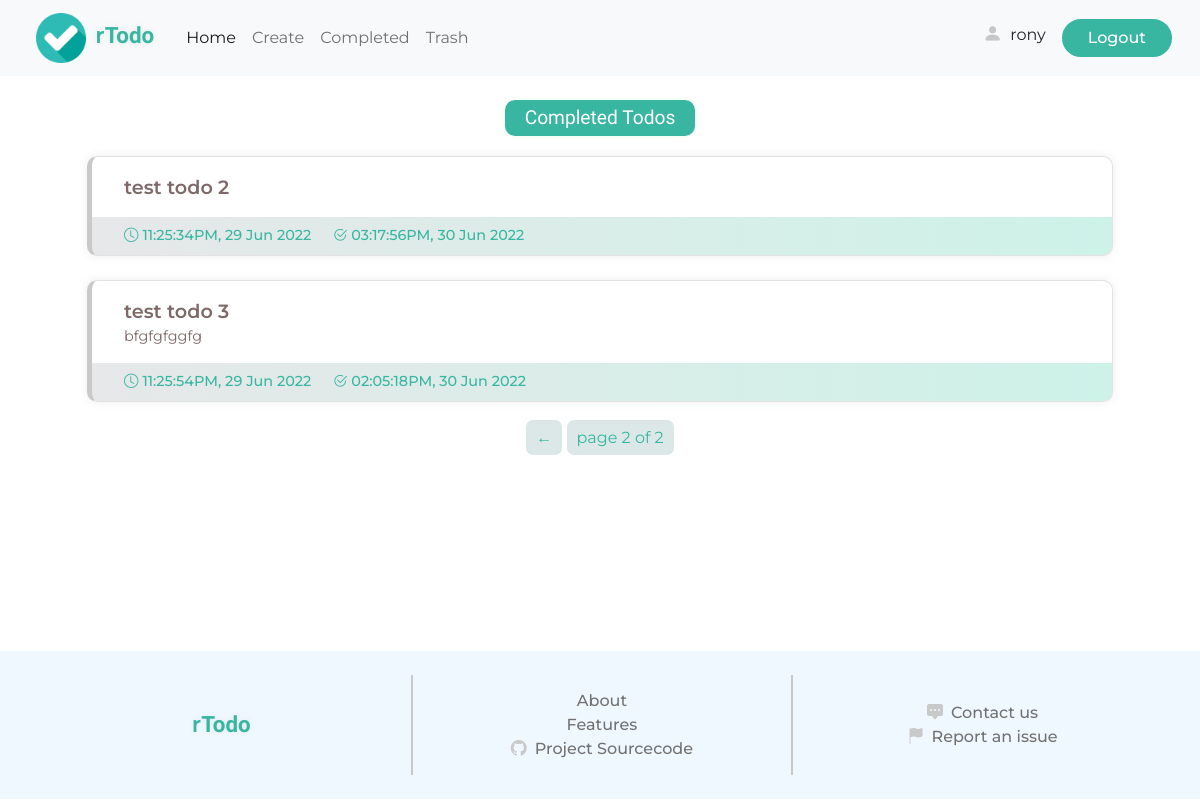
Page /completed/?page=2 (signed in) on the committed database.
### todo/models.py (models this page shows, shortened)
class Todo(models.Model):
    user = models.ForeignKey(User, on_delete=models.CASCADE)
    title = models.CharField(max_length=100)
    description = models.CharField(max_length=250, blank=True, null=True)
    added = models.DateTimeField(auto_now_add=True)
    completed = models.DateTimeField(blank=True, null=True)
    important = models.BooleanField(default=False)
    complete = models.BooleanField(default=False)
    trashed = models.BooleanField(default=False)

### todo/views.py (the view)
# urls.py: path('completed/', views.completed_todo, name="completed"),
def completed_todo(request):
    context = {}
    todos = Todo.objects.filter(user=request.user, complete=True).order_by('-completed')
    paginator = Paginator(todos, 5)
    todos_page = paginator.get_page(request.GET.get('page'))
    context['username'] = request.user.username
    context['todos'] = todos_page
    context['num_todos'] = len(todos)
    context['paginator'] = get_paginator_context(todos_page)
    return render(request, 'todo/completed.html', context=context)

### todo/utils.py (called while the page is built)
def get_paginator_context(page):
    info = {}
    info['current_page'] = page.number
    info['total_page'] = page.paginator.num_pages
    info['has_more_page'] = page.has_previous() or page.has_next()
    info['has_prev'] = page.has_previous()
    info['has_next'] = page.has_next()
    return info

### todo/templates/todo/completed.html (shortened to what this page needs)
<!DOCTYPE html>
<html lang="en">
<head>
    {% load static %}
    <link href="https://cdn.jsdelivr.net/npm/bootstrap@5.2.0-beta1/dist/css/bootstrap.min.css" rel="stylesheet">
    <link rel="stylesheet" href="https://cdn.jsdelivr.net/npm/bootstrap-icons@1.8.3/font/bootstrap-icons.css">
    <link rel="stylesheet" href="{% static 'styles/style.css' %}">
</head>
<body>
    <header>
      <nav class="navbar navbar-expand-md bg-light">
          <div class="container-fluid">
            <a class="navbar-brand d-block ms-4 me-4" href="{% url 'home' %}">
                <img src="{% static 'images/checked.png' %}" alt="">
                <span class="site-title ms-1"> <span class="r">r</span>Todo</span>
            </a>
            <div class="collapse navbar-collapse" id="navbarSupportedContent">
              <ul class="navbar-nav me-auto mb-2 mb-lg-0">
                <li class="nav-item">
                  <a class="nav-link active" aria-current="page" href="{% url 'todos' %}">Home</a>
                </li>
                <li class="nav-item">
                  <a class="nav-link" href="{% url 'create' %}">Create</a>
                </li>
                <li class="nav-item">
                  <a class="nav-link" href="{% url 'completed' %}">Completed</a>
                </li>
                <li class="nav-item">
                  <a class="nav-link" href="{% url 'trashed' %}">Trash</a>
                </li>
              </ul>
              <div class="d-flex account me-3">
                  <div class="profile me-3">
                      <i class="bi bi-person-fill me-1"></i>
                      <a href="{% url 'stats' %}">{{ username }}</a>
                  </div>
                  <form action="{% url 'logout' %}">
                      <input type="submit" value="Logout" class="btn-1">
                  </form>
              </div>
            </div>
          </div>
      </nav>
    </header>
    <div class="main-container">
      {% if todos %}
      <div class="active-info">
        <div class="info-container">
          <div class="label page-lebel">Completed Todos</div>
        </div>
      </div>
      <div class="todo-container" id="todos">
        {% for todo in todos %}
        <div class="todo completed-todo">
          <div class="detail">
            <div class="title">{{ todo.title }}</div>
            {% if todo.description %}
            <div class="description">
              <span>{{ todo.description }}</span>
            </div>
            {% endif %}
          </div>
          <div class="bottom">
            <div class="added">
              <i class="bi bi-clock me-1"></i><span>{{ todo.added|date:"h:i:sA, j M o" }}</span>
            </div>
            <div class="completed">
              <i class="bi bi-check2-circle me-1"></i><span>{{ todo.completed|date:"h:i:sA, j M o" }}</span>
            </div>
          </div>
        </div>
        {% endfor %}
        {% if paginator.has_more_page %}
        <div class="paginator">
          <div class="inner">
              <ul>
                  {% if paginator.has_prev %}<a href="?page={{ todos.previous_page_number }}"><li>&#8592;</li></a>{% endif %}
                  <li>page {{ paginator.current_page }} of {{ paginator.total_page }}</li>
              </ul>
          </div>
        </div>
        {% endif %}
      </div>
      {% endif %}
    </div>
    <footer>
        <div class="upper">
            <div class="col-1">
                <div class="site-title">
                    <span class="r">r</span>Todo
                </div>
            </div>
            <div class="vl"></div>
            <div class="col-2">
                <a href="#">About</a>
                <a href="#">Features</a>
                <a href="#"><i class="bi bi-github"></i>Project Sourcecode</a>
            </div>
            <div class="vl"></div>
            <div class="col-3">
                <a href="#"><i class="bi bi-chat-square-dots-fill"></i>Contact us</a>
                <a href="#"><i class="bi bi-flag-fill"></i>Report an issue</a>
            </div>
        </div>
    </footer>
</body>
</html>

### rows in the picture
Todo: title "test todo 2", added "11:25:34PM, 29 Jun 2022", completed "03:17:56PM, 30 Jun 2022"
Todo: title "test todo 3", description "bfgfgfggfg", added "11:25:54PM, 29 Jun 2022", completed "02:05:18PM, 30 Jun 2022"

### other values in the picture
{{ username }} "rony"
{{ paginator.current_page }} "2"
{{ paginator.total_page }} "2"
